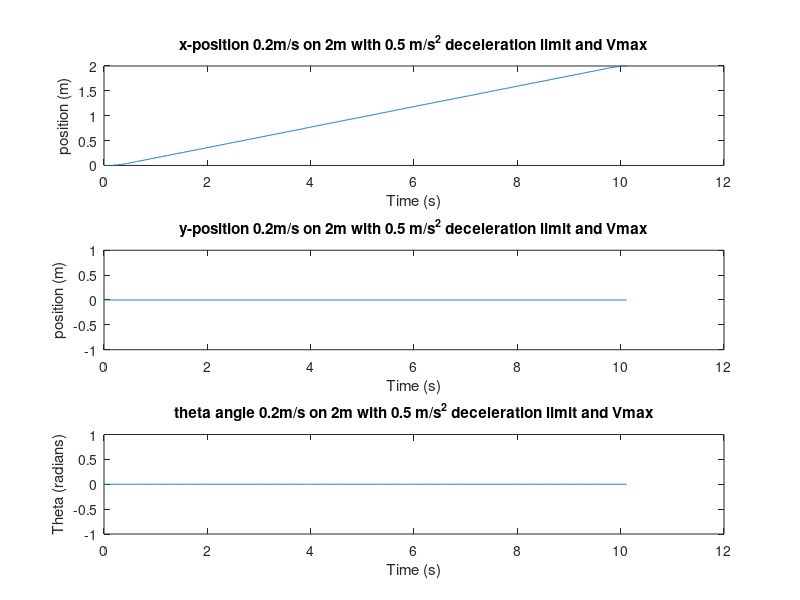

Recreate this plot in MATLAB. (Note: this script raises an error after producing the figure.)
%% 3.5 - Limited deceleration (0.5 m/s^2) with defined stop-distance Odemetry Speed VS time. 0.6m/s on 2 meters. Plot x,y,theta

clc
clear
F = importdata('data_log_dcc_02.dat');
t = linspace(0, length(F(:,1)), length(F(:,1)));
t = t./100;
%B = linspace(10,length(t,2),10)
%C = A.*B
figure(1)

subplot(3,1,1)
plot(t,F(:,2))
title('x-position 0.2m/s on 2m with 0.5 m/s^2 deceleration limit and Vmax')
xlabel('Time (s)')
ylabel('position (m)')
%xlim([0 500]);
%ylim([-0.35 0.35]);

subplot(3,1,2)
plot(t,F(:,3))
title('y-position 0.2m/s on 2m with 0.5 m/s^2 deceleration limit and Vmax')
xlabel('Time (s)')
ylabel('position (m)')
%xlim([0 500]);
%ylim([-0.35 0.35]);

subplot(3,1,3)
plot(t,F(:,4))
title('theta angle 0.2m/s on 2m with 0.5 m/s^2 deceleration limit and Vmax')
xlabel('Time (s)')
ylabel('Theta (radians)')
%xlim([0 500]);
%ylim([-0.35 0.35]);

%% 3.5 - Limited deceleration (0.5 m/s^2) with defined stop-distance Odemetry Speed VS time. 0.4m/s on 2 meters. Plot x,y,theta
clc
clear
F = importdata('data_log_acc_04.dat');
t = linspace(0, length(F(:,1)), length(F(:,1)));
t = t./100;

figure(2)

subplot(3,1,1)
plot(t,F(:,2))
title('x-position 0.4m/s on 2m with 0.5 m/s^2 deceleration limit and Vmax')
xlabel('Time (s)')
ylabel('position (m)')
%xlim([0 500]);
%ylim([-0.35 0.35]);

subplot(3,1,2)
plot(t,F(:,3))
title('y-position 0.4m/s on 2m with 0.5 m/s^2 deceleration limit and Vmax')
xlabel('Time (s)')
ylabel('position (m)')
%xlim([0 500]);
%ylim([-0.35 0.35]);

subplot(3,1,3)
plot(t,F(:,4))
title('theta angle 0.4m/s on 2m with 0.5 m/s^2 deceleration limit and Vmax')
xlabel('Time (s)')
ylabel('Theta (radians)')
%xlim([0 500]);
%ylim([-0.35 0.35]);

%% 3.5 - Limited deceleration (0.5 m/s^2) with defined stop-distance Odemetry Speed VS time. 0.6m/s on 2 meters. Plot x,y,theta
clc
clear
F = importdata('data_log_acc_06.dat');
t = linspace(0, length(F(:,1)), length(F(:,1)));
t = t./100;

figure(1)

subplot(3,1,1)
plot(t,F(:,2))
title('x-position 0.6m/s on 2m with 0.5 m/s^2 deceleration limit and Vmax')
xlabel('Time (s)')
ylabel('position (m)')
%xlim([0 500]);
%ylim([-0.35 0.35]);

subplot(3,1,2)
plot(t,F(:,3))
title('y-position 0.6m/s on 2m with 0.5 m/s^2 deceleration limit and Vmax')
xlabel('Time (s)')
ylabel('position (m)')
%xlim([0 500]);
%ylim([-0.35 0.35]);

subplot(3,1,3)
plot(t,F(:,4))
title('theta angle 0.6m/s on 2m with 0.5 m/s^2 deceleration limit and Vmax')
xlabel('Time (s)')
ylabel('Theta (radians)')
%xlim([0 500]);
%ylim([-0.35 0.35]);

%% Total plot of different speed settings with Limited deceleration (0.5 m/s^2) with defined stop-distance 
clc
clear
close
A = importdata('data_log_acc_02.dat');
B = importdata('data_log_acc_04.dat');
C = importdata('data_log_acc_06.dat');

tA = linspace(0, length(A(:,1)), length(A(:,1)));
tA = tA./100;
tB = linspace(0, length(B(:,1)), length(B(:,1)));
tB = tB./100;
tC = linspace(0, length(C(:,1)), length(C(:,1)));
tC = tC./100;

figure(4)
hold all
plot(tA,A(:,2),'DisplayName','0.2 m/s')
plot(tB,B(:,2),'DisplayName','0.4 m/s')
plot(tC,C(:,2),'DisplayName','0.6 m/s')
title('Velocity 0.2, 0.4 and 0.6 m/s on 2 meters with 0.5 m/s^2 deceleration limit and Vmax')
xlabel('Time (s)')
ylabel('position (m)')

legend('show')

print -painters -dpdf -r600 test.pdf
%legend('0.2 m/s','0.4 m/s', '0.6 m/s')